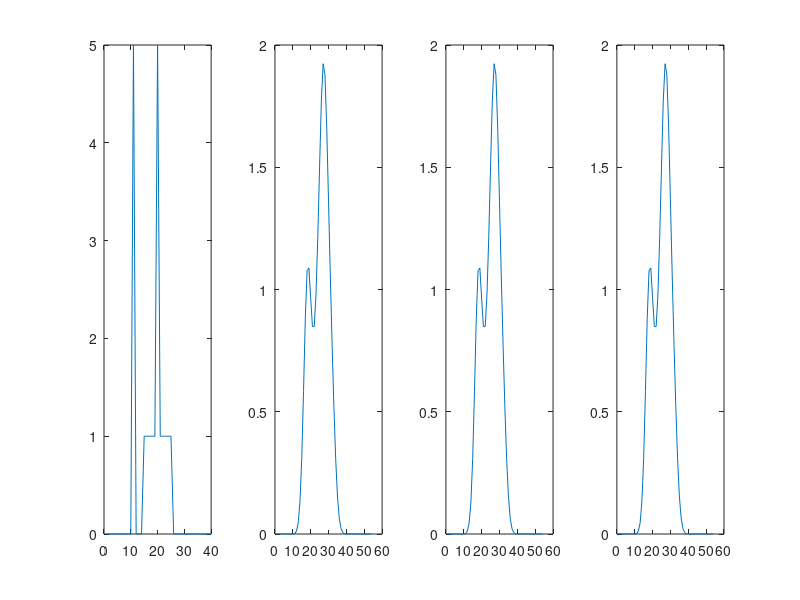

This figure's MATLAB source:
function vaja2_naloga1f()
    signal = load('signal.txt');
    [k1, ~] = our_gauss(2);
    k2 = [0.1, 0.6, 0.4];
    
    conv1 = conv(conv(signal, k1), k2);
    conv2 = conv(conv(signal, k2), k1);
    conv3 = conv(signal, conv(k1, k2));

    figure(6); clf;
    subplot(141);
    plot(signal);
    subplot(142);
    plot(conv1);
    subplot(143);
    plot(conv2);
    subplot(144);
    plot(conv3);
    
    hold off;
end

function [g, x] = our_gauss(sigma)
    x = -round(3.0*sigma):round(3.0*sigma); % izven tega intervala
    g = (1 / sqrt(2 * pi * sigma)) * exp(-(x .^2/ ( 2 * sigma^2)));
    g = g / sum(g); % normaliziramo
    sum(g)
end